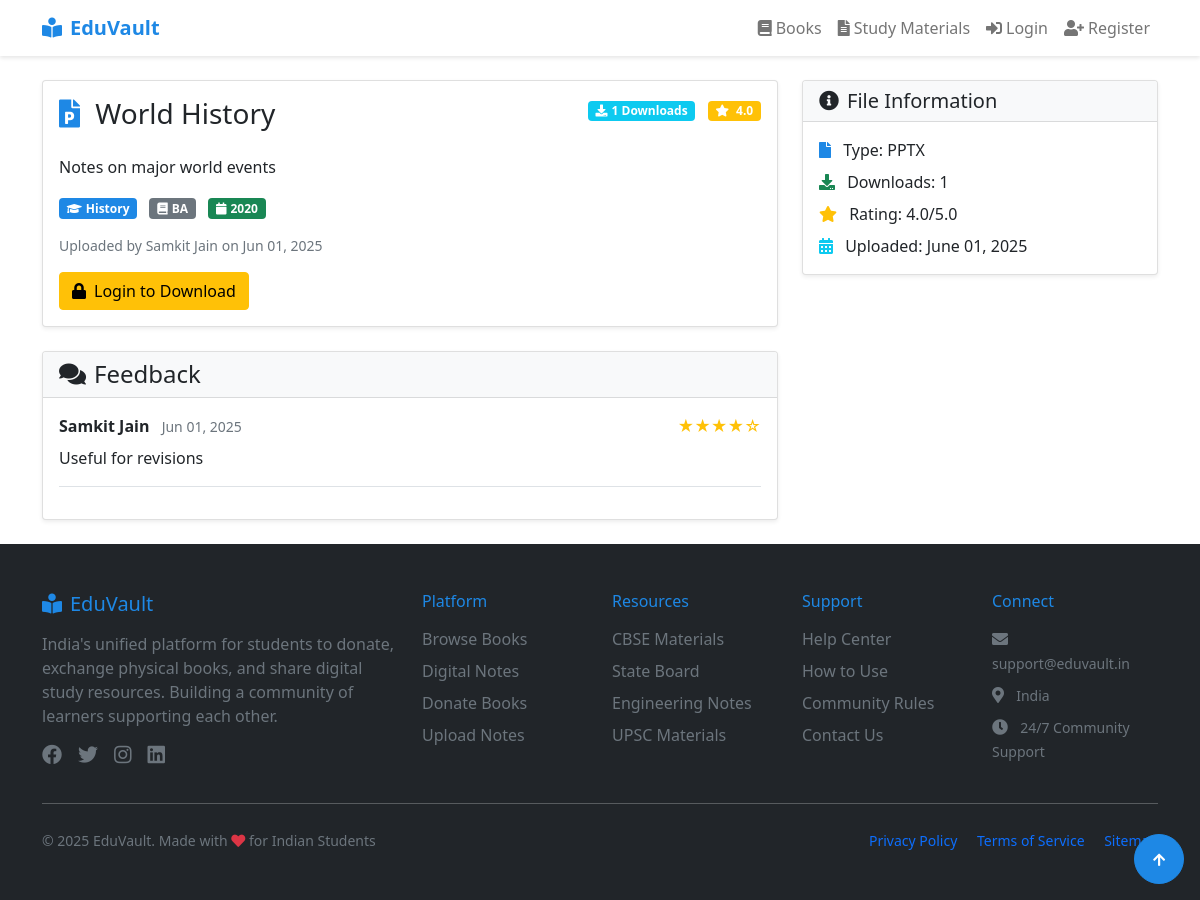
Page /files/view.php?id=5 on the earlier database version.
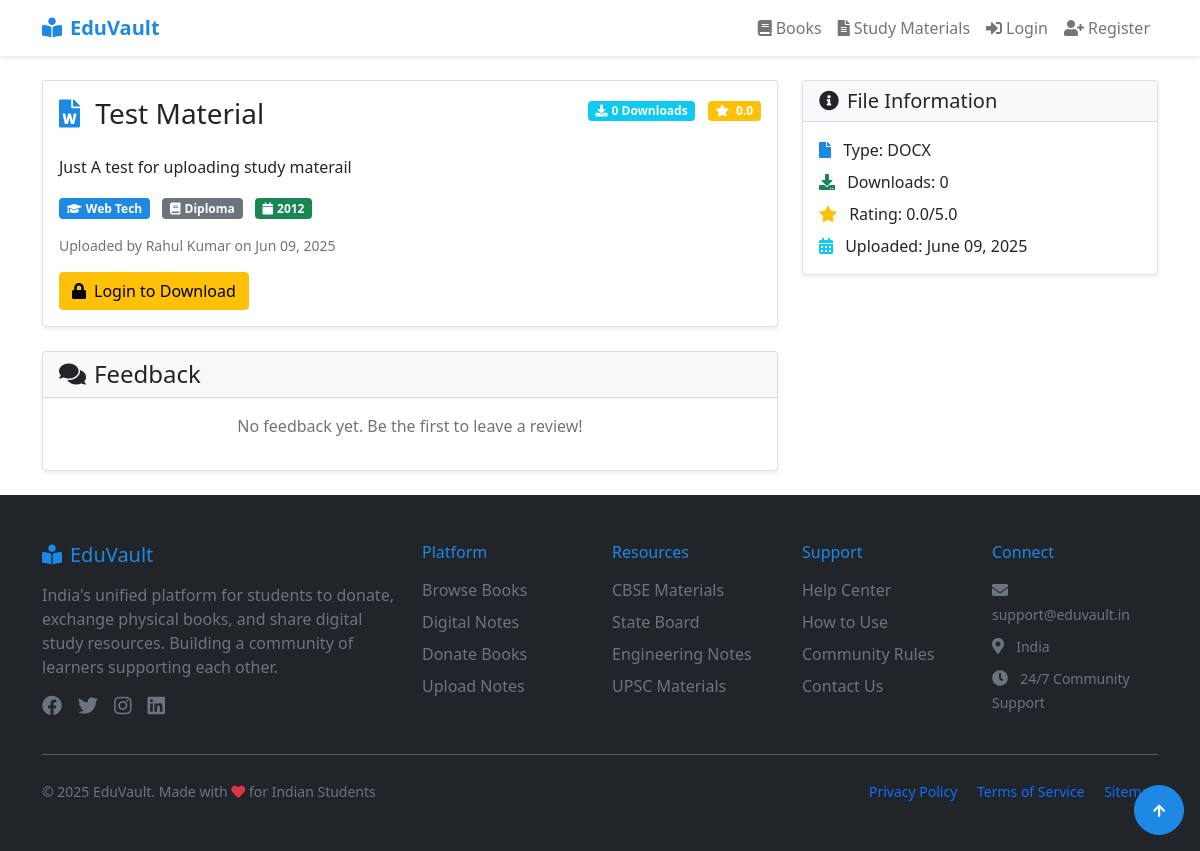
Same page on the later database version.
### tables this page shows
CREATE TABLE `digital_files` (
  `id` int(11) NOT NULL,
  `user_id` int(11) DEFAULT NULL,
  `title` varchar(255) DEFAULT NULL,
  `description` text DEFAULT NULL,
  `file_path` varchar(255) DEFAULT NULL,
  `subject` varchar(100) DEFAULT NULL,
  `course` varchar(100) DEFAULT NULL,
  `year` varchar(10) DEFAULT NULL,
  `file_type` varchar(20) DEFAULT NULL,
  `upload_date` timestamp NOT NULL DEFAULT current_timestamp()
);

CREATE TABLE `users` (
  `id` int(11) NOT NULL,
  `name` varchar(100) NOT NULL,
  `email` varchar(100) NOT NULL,
  `password` varchar(255) NOT NULL,
  `location` varchar(100) DEFAULT NULL,
  `phone` varchar(15) DEFAULT NULL,
  `status` enum('blocked','active') NOT NULL DEFAULT 'active',
  `created_at` timestamp NOT NULL DEFAULT current_timestamp(),
  `last_active` timestamp NULL DEFAULT current_timestamp(),
  `latitude` decimal(10,8) DEFAULT NULL,
  `longitude` decimal(11,8) DEFAULT NULL
);

CREATE TABLE `file_feedback` (
  `id` int(11) NOT NULL,
  `file_id` int(11) DEFAULT NULL,
  `user_id` int(11) DEFAULT NULL,
  `rating` int(11) DEFAULT NULL CHECK (`rating` >= 1 and `rating` <= 5),
  `comment` text DEFAULT NULL,
  `created_at` timestamp NOT NULL DEFAULT current_timestamp()
);

### includes/functions.php (called while the page is built, shortened)
<?php
function getFileIcon($file_type)
{
    switch ($file_type) {
        case "docx":
            return "word";
        case "pptx":
            return "powerpoint";
    }
}
?>

### includes/session.php (called while the page is built, shortened)
<?php
function isLoggedIn() {
    return isset($_SESSION['user_id']);
}
?>

### files/view.php (the view, shortened to what the changed rows need)
<?php
require_once '../includes/db_connect.php';
require_once '../includes/session.php';
require_once '../includes/header.php';
require_once '../includes/functions.php';
$file_id = mysqli_real_escape_string($mysqli, $_GET['id']);
$query = "SELECT f.*, u.name as uploader_name,
          (SELECT COUNT(*) FROM downloads WHERE file_id = f.id) as download_count,
          (SELECT AVG(rating) FROM file_feedback WHERE file_id = f.id) as avg_rating
          FROM digital_files f
          JOIN users u ON f.user_id = u.id
          WHERE f.id = $file_id";
$result = mysqli_query($mysqli, $query);
$file = mysqli_fetch_assoc($result);
$feedback_query = "SELECT f.*, u.name as user_name
                  FROM file_feedback f
                  JOIN users u ON f.user_id = u.id
                  WHERE f.file_id = $file_id
                  ORDER BY f.created_at DESC";
$feedback_result = mysqli_query($mysqli, $feedback_query);
?>
<div class="container">
    <div class="row mb-4">
        <div class="col-md-8">
            <div class="card shadow-sm">
                <div class="card-body">
                    <div class="d-flex justify-content-between align-items-start mb-3">
                        <h3 class="card-title">
                            <i
                                class="fas fa-file-<?php echo getFileIcon(strtolower($file['file_type'])); ?> me-2 text-primary"></i>
                            <?php echo htmlspecialchars($file['title']); ?>
                        </h3>
                        <div>
                            <span class="badge bg-info me-2">
                                <i class="fas fa-download me-1"></i><?php echo $file['download_count']; ?> Downloads
                            </span>
                            <span class="badge bg-warning">
                                <i class="fas fa-star me-1"></i>
                                <?php echo number_format($file['avg_rating'], 1); ?>
                            </span>
                        </div>
                    </div>
                    <p class="card-text"><?php echo nl2br(htmlspecialchars($file['description'])); ?></p>
                    <div class="mb-3">
                        <span class="badge bg-primary me-2">
                            <i class="fas fa-graduation-cap me-1"></i><?php echo htmlspecialchars($file['subject']); ?>
                        </span>
                        <span class="badge bg-secondary me-2">
                            <i class="fas fa-book me-1"></i><?php echo htmlspecialchars($file['course']); ?>
                        </span>
                        <span class="badge bg-success">
                            <i class="fas fa-calendar me-1"></i><?php echo $file['year']; ?>
                        </span>
                    </div>
                    <small class="text-muted d-block mb-3">
                        Uploaded by <?php echo htmlspecialchars($file['uploader_name']); ?>
                        on <?php echo date('M d, Y', strtotime($file['upload_date'])); ?>
                    </small>
                    <?php if (isLoggedIn()): ?>
                        <a href="download.php?id=<?php echo $file['id']; ?>" class="btn btn-success">
                            <i class="fas fa-download me-2"></i>Download File
                        </a>
                    <?php else: ?>
                        <a href="../login.php" class="btn btn-warning">
                            <i class="fas fa-lock me-2"></i>Login to Download
                        </a>
                    <?php endif; ?>
                </div>
            </div>
            <div class="card shadow-sm mt-4">
                <div class="card-body">
                    <div class="feedback-list">
                        <?php if (mysqli_num_rows($feedback_result) > 0): ?>
                            <?php while ($feedback = mysqli_fetch_assoc($feedback_result)): ?>
                                <div class="border-bottom mb-3 pb-3">
                                    <div class="d-flex justify-content-between align-items-start mb-2">
                                        <div>
                                            <strong><?php echo htmlspecialchars($feedback['user_name']); ?></strong>
                                            <small class="text-muted ms-2">
                                                <?php echo date('M d, Y', strtotime($feedback['created_at'])); ?>
                                            </small>
                                        </div>
                                        <div class="text-warning">
                                            <?php echo str_repeat('★', $feedback['rating']) .
                                                str_repeat('☆', 5 - $feedback['rating']); ?>
                                        </div>
                                    </div>
                                    <p class="mb-0"><?php echo nl2br(htmlspecialchars($feedback['comment'])); ?></p>
                                </div>
                            <?php endwhile; ?>
                        <?php else: ?>
                            <p class="text-muted text-center">No feedback yet. Be the first to leave a review!</p>
                        <?php endif; ?>
                    </div>
                </div>
            </div>
        </div>
        <div class="col-md-4">
            <div class="card shadow-sm">
                <div class="card-body">
                    <ul class="list-unstyled mb-0">
                        <li class="mb-2">
                            <i class="fas fa-file me-2 text-primary"></i>
                            Type: <?php echo strtoupper($file['file_type']); ?>
                        </li>
                        <li class="mb-2">
                            <i class="fas fa-download me-2 text-success"></i>
                            Downloads: <?php echo $file['download_count']; ?>
                        </li>
                        <li class="mb-2">
                            <i class="fas fa-star me-2 text-warning"></i>
                            Rating: <?php echo number_format($file['avg_rating'], 1); ?>/5.0
                        </li>
                        <li>
                            <i class="fas fa-calendar-alt me-2 text-info"></i>
                            Uploaded: <?php echo date('F d, Y', strtotime($file['upload_date'])); ?>
                        </li>
                    </ul>
                </div>
            </div>
        </div>
    </div>
</div>
<?php require_once '../includes/footer.php'; ?>

Differences in the rows shown:
removed file_feedback: user.name "Samkit Jain", created_at "Jun 01, 2025", rating "★★★★", rating "☆", comment "Useful for revisions"
changed digital_files: title "World History" → "Test Material"; description "Notes on major world events" → "Just A test for uploading study materail"; subject "History" → "Web Tech"; course "BA" → "Diploma"; year "2020" → "2012"; user.name "Samkit Jain" → "Rahul Kumar"; upload_date "Jun 01, 2025" → "Jun 09, 2025"; file_type "PPTX" → "DOCX"; upload_date "June 01, 2025" → "June 09, 2025"
Other differences:
$file['download_count']: "1" → "0"
$file['avg_rating']: "4.0" → "0.0"
text now shown: "No feedback yet. Be the first to leave a review!"
